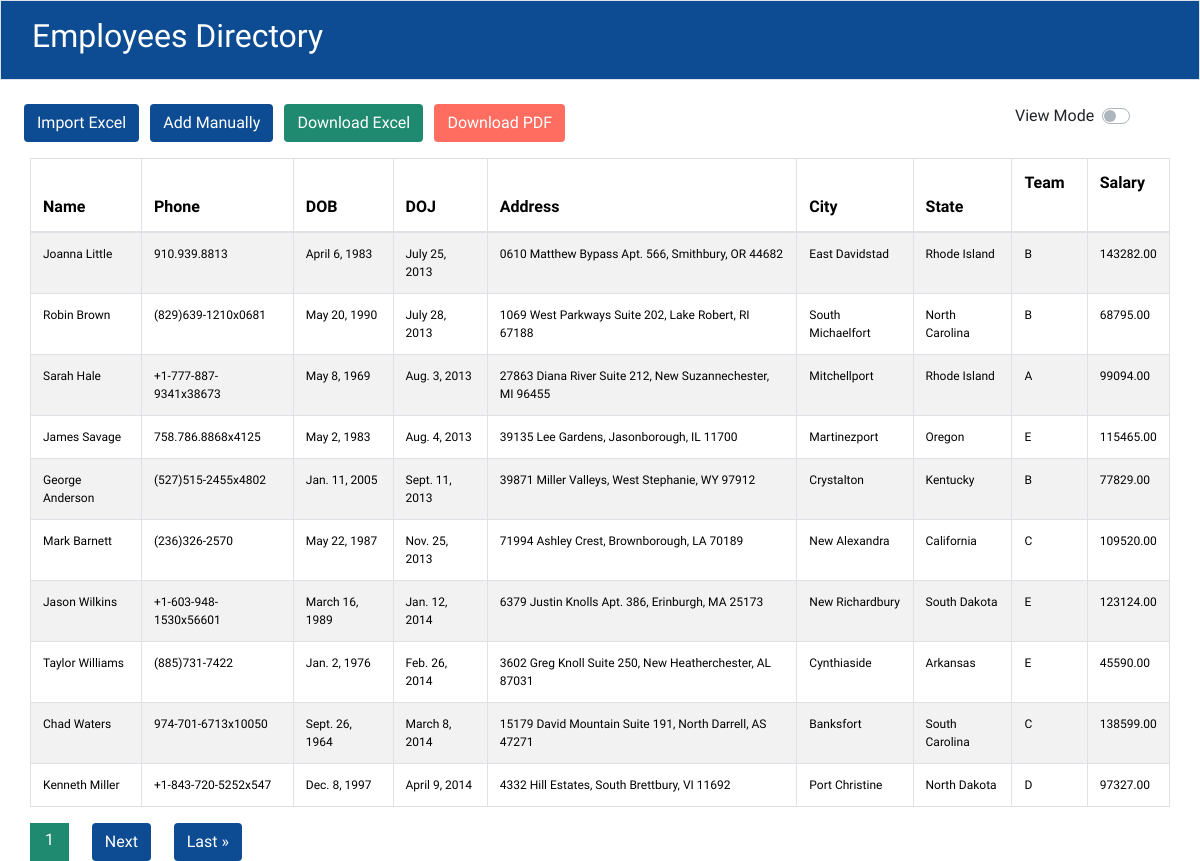
The page /?sort=doj on the database its author committed.
### firstapp/models.py (models this page shows)
class Employee(models.Model):
    phone_regex = RegexValidator(
        regex=r'^\+?91?[6-9]\d{9}$',
        message="Phone number must be entered in the format: '+919999999999'. Up to 15 digits allowed."
    )
    GENDER_CHOICES = [
    ('M', 'Male'),
    ('F', 'Female'),
    ('O', 'Other'),
]
    def validate_dob(value):
        if value.year < 1950:
            raise ValidationError("Invalid date of birth. Year must be greater than or equal to 1950.")
        if value.year > 2005:
            raise ValidationError("Invalid date of birth. Year must be less than 2005")
    name = models.CharField(max_length=100, unique=True)
    phone = models.CharField(validators=[phone_regex], max_length=15, unique=True)
    dob = models.DateField(validators=[validate_dob])
    gender = models.CharField(max_length=1, choices=GENDER_CHOICES, default='Male')
    doj = models.DateField()
    address = models.CharField(max_length=250)
    city = models.CharField(max_length=25)
    state = models.CharField(max_length=25)
    team = models.CharField(max_length=100)
    salary = models.DecimalField(max_digits=8, decimal_places=2)
    created_at = models.DateTimeField(auto_now_add=True)
    updated_at = models.DateTimeField(auto_now=True)
    class Meta:
        unique_together = ['name', 'phone']

### firstapp/views.py (the view, shortened to what this page needs)
# urls.py: path('', EmployeeListView.as_view(), name='employee_list'),
class EmployeeListView(View):
    def get(self, request):
        form = EmployeeForm()
        employees = Employee.objects.all().order_by('-created_at')
        sort = request.GET.get('sort')
        order = request.GET.get('order')
        if sort == 'name':
            employees = employees.order_by('name')
        elif sort == 'doj':
            employees = employees.order_by('doj')
        elif sort == 'city':
            employees = employees.order_by('city')
        elif sort == 'state':
            employees = employees.order_by('state')
        elif sort == 'team':
            employees = employees.order_by('team')
        elif sort == 'salary':
            employees = employees.order_by('salary')
        if sort and order == 'desc':
            employees = employees.reverse()
        else:
            order = 'asc'
        paginator = Paginator(employees, per_page=settings.PAGINATION_PER_PAGE)
        page_number = request.GET.get('page')
        page_obj = paginator.get_page(page_number)
        CurrentDate = datetime.now().date()
        return render(request, 'employees.html', {'form': form, 'page_obj': page_obj, 'date': CurrentDate, 'sort': sort, 'order': order})

### firstapp/templates/employees.html (shortened to what this page needs)
{% extends 'base.html' %}
{% load static %}
{% block content %}
<div class="container-fluid" style="font-family: 'Prompt', sans-serif;">
    <div class="row">
      <div class="d-flex col-md-6 mt-4" style="padding-left: 2%;">
        <button id="fileUploadBtn" class="btn text-white" style="margin-right: 2%; background-color: #0D4C92;">Import Excel</button>
        <a href="{% url 'manualEntry' %}" class="btn text-white" style="margin-right: 2%; background-color: #0D4C92;">Add Manually</a>
        <a href="{% url 'download_employees' %}?format=csv" class="btn text-white" style="margin-right: 2%; background-color: #1F8A70;">Download Excel</a>
        <a href="{% url 'download_pdf' %}?format=csv" class="btn text-white" style="background-color: #FF6D60;">Download PDF</a>
      </div>
      <div class="d-flex col-md-4 mt-4">
    </div>
      <div class="d-flex col-md-2 mt-4  pr-0 flex-row=reverse">
        <span id="edit-toggle">View Mode</span>
        <div class="custom-control ml-2 custom-switch">
            </body>
<div class="container-fluid mt-3" style="font-family: 'Prompt', sans-serif;">
    <table class="table table-striped table-bordered">
        <thead class="text-white" style="background-color: #0D4C92; ">
            <tr>
                <th>
                    Name
                    <a href="?sort=name{% if sort == 'name' and order == 'asc' %}&order=desc{% endif %}"
                        style="margin-left: 5%; text-decoration: none; color: white;">
                        {% if sort == 'name' %}
                        {% if order == 'asc' %}
                        <span>&uarr;</span>
                        {% else %}
                        <span>&darr;</span>
                        {% endif %}
                        {% else %}
                        <span>&darr;</span>
                        {% endif %}
                    </a>
                </th>
                <th>Phone</th>
                <th>DOB</th>
                <th>
                    DOJ
                    <a href="?sort=doj{% if sort == 'doj' and order == 'asc' %}&order=desc{% endif %}"
                        style="margin-left: 5%; text-decoration: none; color: white;">
                        {% if sort == 'doj' %}
                        {% if order == 'asc' %}
                        <span>&uarr;</span>
                        {% else %}
                        <span>&darr;</span>
                        {% endif %}
                        {% else %}
                        <span>&darr;</span>
                        {% endif %}
                    </a>
                </th>
                <th>Address</th>
                <th>
                    City
                    <a href="?sort=city{% if sort == 'city' and order == 'asc' %}&order=desc{% endif %}"
                        style="margin-left: 5%; text-decoration: none; color: white;">
                        {% if sort == 'city' %}
                        {% if order == 'asc' %}
                        <span>&uarr;</span>
                        {% else %}
                        <span>&darr;</span>
                        {% endif %}
                        {% else %}
                        <span>&darr;</span>
                        {% endif %}
                    </a>
                </th>
                <th>
                    State
                    <a href="?sort=state{% if sort == 'state' and order == 'asc' %}&order=desc{% endif %}"
                        style="margin-left: 5%; text-decoration: none; color: white;">
                        {% if sort == 'state' %}
                        {% if order == 'asc' %}
                        <span>&uarr;</span>
                        {% else %}
                        <span>&darr;</span>
                        {% endif %}
                        {% else %}
                        <span>&darr;</span>
                        {% endif %}
                    </a>
                </th>
                <th>
                    Team
                    <a href="?sort=team{% if sort == 'team' and order == 'asc' %}&order=desc{% endif %}"
                        style="margin-left: 5%; text-decoration: none; color: white;">
                        {% if sort == 'team' %}
                        {% if order == 'asc' %}
                        <span>&uarr;</span>
                        {% else %}
                        <span>&darr;</span>
                        {% endif %}
                        {% else %}
                        <span>&darr;</span>
                        {% endif %}
                    </a>
                </th>
                <th>
                    Salary
                    <a href="?sort=salary{% if sort == 'salary' and order == 'asc' %}&order=desc{% endif %}"
                        style="margin-left: 5%; text-decoration: none; color: white;">
                        {% if sort == 'salary' %}
                        {% if order == 'asc' %}
                        <span>&uarr;</span>
                        {% else %}
                        <span>&darr;</span>
                        {% endif %}
                        {% else %}
                        <span>&darr;</span>
                        {% endif %}
                    </a>
                </th>
            </tr>
        </thead>
        <tbody class="thead-light">
            {% for employee in page_obj %}
            <tr style="font-size: 12px;" data-employee-id="{{ employee.id }}">
                <td {% if not employee.editable %}contenteditable="false"{% endif %} data-field-name="name">{{ employee.name }}</td>
                <td {% if not employee.editable %}contenteditable="false"{% endif %} data-field-name="phone">{{ employee.phone }}</td>
                <td {% if not employee.editable %}contenteditable="false"{% endif %} data-field-name="dob">{{ employee.dob }}</td>
                <td {% if not employee.editable %}contenteditable="false"{% endif %} data-field-name="doj">{{ employee.doj }}</td>
                <td {% if not employee.editable %}contenteditable="false"{% endif %} data-field-name="address">{{ employee.address }}</td>
                <td {% if not employee.editable %}contenteditable="false"{% endif %} data-field-name="city">{{ employee.city }}</td>
                <td {% if not employee.editable %}contenteditable="false"{% endif %} data-field-name="state">{{ employee.state }}</td>
                <td {% if not employee.editable %}contenteditable="false"{% endif %} data-field-name="team">{{ employee.team }}</td>
                <td {% if not employee.editable %}contenteditable="false"{% endif %} data-field-name="salary">{{ employee.salary }}</td>
            </tr>
            {% endfor %}
        </tbody>
    </table>
    <div class="text-center">
        <div class="pagination">
            <div class="current-page-box text-white" style="padding: 5px 15px; display: inline-block; background-color: #1F8A70;">
                <span class="current-page text-white" style="margin-left: 1% 2% 2%;">{{ page_obj.number }}</span>
            </div>
            {% if page_obj.has_next %}
            <a href="?page={{ page_obj.next_page_number }}" class="btn text-white"
                style=" background-color: #0D4C92; margin-right: 2%; margin-left: 2%;">Next</a>
            <a href="?page={{ page_obj.paginator.num_pages }}" class="btn text-white"
                style="background-color: #0D4C92;">Last &raquo;</a>
            {% endif %}
        </div>
    </div>
</div>
{% endblock content %}

### rows shown on the page
Employee: name "Joanna Little", phone "910.939.8813", dob "April 6, 1983", doj "July 25, 2013", address "0610 Matthew Bypass Apt. 566, Smithbury, OR 44682", city "East Davidstad", state "Rhode Island", team "B", salary "143282.00"
Employee: name "Robin Brown", phone "(829)639-1210x0681", dob "May 20, 1990", doj "July 28, 2013", address "1069 West Parkways Suite 202, Lake Robert, RI 67188", city "South Michaelfort", state "North Carolina", team "B", salary "68795.00"
Employee: name "Sarah Hale", phone "+1-777-887-9341x38673", dob "May 8, 1969", doj "Aug. 3, 2013", address "27863 Diana River Suite 212, New Suzannechester, MI 96455", city "Mitchellport", state "Rhode Island", team "A", salary "99094.00"
Employee: name "James Savage", phone "758.786.8868x4125", dob "May 2, 1983", doj "Aug. 4, 2013", address "39135 Lee Gardens, Jasonborough, IL 11700", city "Martinezport", state "Oregon", team "E", salary "115465.00"
Employee: name "George Anderson", phone "(527)515-2455x4802", dob "Jan. 11, 2005", doj "Sept. 11, 2013", address "39871 Miller Valleys, West Stephanie, WY 97912", city "Crystalton", state "Kentucky", team "B", salary "77829.00"
Employee: name "Mark Barnett", phone "(236)326-2570", dob "May 22, 1987", doj "Nov. 25, 2013", address "71994 Ashley Crest, Brownborough, LA 70189", city "New Alexandra", state "California", team "C", salary "109520.00"
Employee: name "Jason Wilkins", phone "+1-603-948-1530x56601", dob "March 16, 1989", doj "Jan. 12, 2014", address "6379 Justin Knolls Apt. 386, Erinburgh, MA 25173", city "New Richardbury", state "South Dakota", team "E", salary "123124.00"
Employee: name "Taylor Williams", phone "(885)731-7422", dob "Jan. 2, 1976", doj "Feb. 26, 2014", address "3602 Greg Knoll Suite 250, New Heatherchester, AL 87031", city "Cynthiaside", state "Arkansas", team "E", salary "45590.00"
Employee: name "Chad Waters", phone "974-701-6713x10050", dob "Sept. 26, 1964", doj "March 8, 2014", address "15179 David Mountain Suite 191, North Darrell, AS 47271", city "Banksfort", state "South Carolina", team "C", salary "138599.00"
Employee: name "Kenneth Miller", phone "+1-843-720-5252x547", dob "Dec. 8, 1997", doj "April 9, 2014", address "4332 Hill Estates, South Brettbury, VI 11692", city "Port Christine", state "North Dakota", team "D", salary "97327.00"

### other values the page prints
{{ page_obj.number }} "1"
